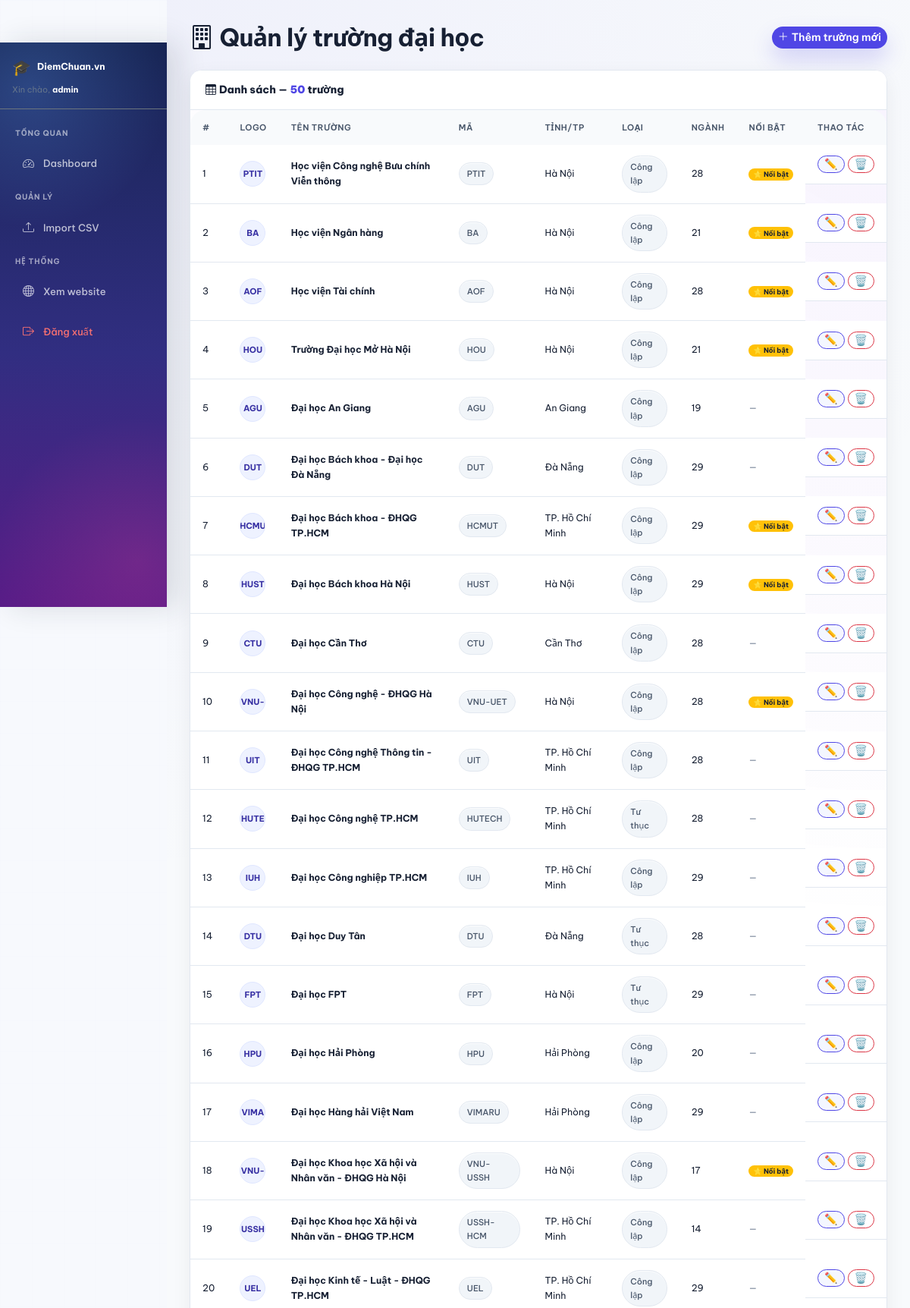
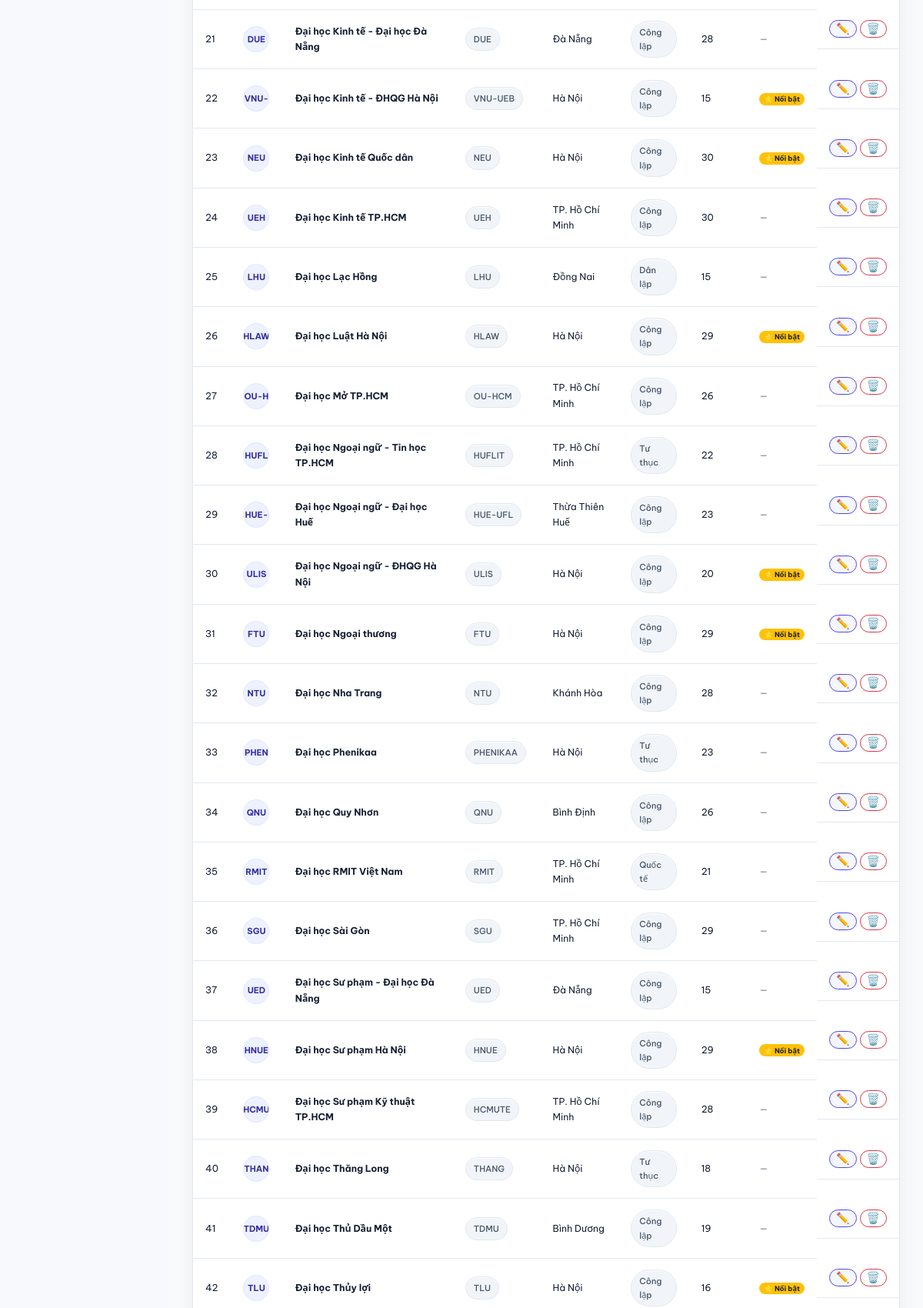
/admin/manage_universities.php (signed in, upper part), run on the app's committed database (2 pictures, top to bottom).
### tables this page shows
CREATE TABLE `universities` (
  `university_id` int(11) NOT NULL,
  `university_name` varchar(255) NOT NULL,
  `university_code` varchar(50) DEFAULT NULL,
  `province` varchar(100) DEFAULT NULL,
  `address` varchar(255) DEFAULT NULL,
  `website` varchar(255) DEFAULT NULL,
  `description` text DEFAULT NULL,
  `school_type` varchar(50) DEFAULT NULL,
  `is_featured` tinyint(1) DEFAULT 0,
  `logo` varchar(255) DEFAULT NULL
);

### includes/functions.php (called while the page is built, shortened)
<?php
require_once __DIR__.'/config.php';
function e(string $s):string{ return htmlspecialchars($s,ENT_QUOTES,'UTF-8'); }

### includes/config.php (called while the page is built, shortened)
<?php
function url(string $path = ''): string
{
    $path = ltrim($path, '/');
    return BASE_URL . '/' . $path;
}

### admin/manage_universities.php (the view, shortened to what this page needs)
<?php
require_once '../includes/functions.php';
require_once '../includes/header.php';
$db  = getDB();
$list = $db->query("SELECT u.*, COUNT(DISTINCT s.major_id) AS mcnt FROM universities u LEFT JOIN admission_scores s ON u.university_id=s.university_id GROUP BY u.university_id ORDER BY u.university_name")->fetchAll();
?>
<div class="admin-wrapper">
  <?php require_once '../includes/sidebar.php'; ?>
  <div class="admin-content">
    <div class="d-flex justify-content-between align-items-center mb-4">
      <h2 class="fw-bold mb-0"><i class="bi bi-building me-2"></i>Quản lý trường đại học</h2>
      <button class="btn btn-primary btn-sm" onclick="document.getElementById('fCard').classList.toggle('d-none')">
        <i class="bi bi-plus-lg me-1"></i>Thêm trường mới
      </button>
    </div>
    <div class="card">
      <div class="card-header"><i class="bi bi-table me-1"></i>Danh sách — <strong class="text-primary"><?= count($list) ?></strong> trường</div>
      <div class="table-responsive">
        <table class="table table-hover mb-0 align-middle small">
          <thead><tr><th>#</th><th>Logo</th><th>Tên trường</th><th>Mã</th><th>Tỉnh/TP</th><th>Loại</th><th>Ngành</th><th>Nổi bật</th><th>Thao tác</th></tr></thead>
          <tbody>
          <?php foreach ($list as $i => $u): ?>
          <tr>
            <td class="text-muted"><?= $i+1 ?></td>
            <td>
              <?php if ($u['logo']): ?>
              <img src="<?= url('uploads/'.$u['logo']) ?>" class="rounded" style="width:34px;height:34px;object-fit:cover">
              <?php else: ?>
              <div class="uni-logo" style="width:34px;height:34px;font-size:11px"><?= e(substr($u['university_code']??'?',0,4)) ?></div>
              <?php endif; ?>
            </td>
            <td><strong><?= e($u['university_name']) ?></strong></td>
            <td><span class="chip"><?= e($u['university_code'] ?? '—') ?></span></td>
            <td class="text-muted"><?= e($u['province'] ?? '') ?></td>
            <td><span class="chip"><?= e($u['school_type'] ?? '') ?></span></td>
            <td><?= $u['mcnt'] ?></td>
            <td><?= $u['is_featured'] ? '<span class="badge bg-warning text-dark">⭐ Nổi bật</span>' : '<span class="text-muted">—</span>' ?></td>
            <td class="d-flex gap-1">
              <a href="<?= url('admin/manage_universities.php?action=edit&id='.$u['university_id']) ?>" class="btn btn-sm btn-outline-primary py-0 px-2">✏️</a>
              <button class="btn btn-sm btn-outline-danger py-0 px-2"
                onclick="confirmDelete('<?= url('admin/manage_universities.php?action=delete&id='.$u['university_id']) ?>','<?= e(addslashes($u['university_name'])) ?>')">🗑️</button>
            </td>
          </tr>
          <?php endforeach; ?>
          </tbody>
        </table>
      </div>
    </div>
  </div>
</div>
<?php require_once '../includes/footer.php'; ?>

### data on the page
universities: university_code "PTIT", university_name "Học viện Công nghệ Bưu chính Viễn thông", province "Hà Nội", school_type "Công lập", mcnt "28", is_featured "⭐ Nổi bật"
universities: university_code "BA", university_name "Học viện Ngân hàng", province "Hà Nội", school_type "Công lập", mcnt "21", is_featured "⭐ Nổi bật"
universities: university_code "AOF", university_name "Học viện Tài chính", province "Hà Nội", school_type "Công lập", mcnt "28", is_featured "⭐ Nổi bật"
universities: university_code "HOU", university_name "Trường Đại học Mở Hà Nội", province "Hà Nội", school_type "Công lập", mcnt "21", is_featured "⭐ Nổi bật"
universities: university_code "AGU", university_name "Đại học An Giang", province "An Giang", school_type "Công lập", mcnt "19"
universities: university_code "DUT", university_name "Đại học Bách khoa - Đại học Đà Nẵng", province "Đà Nẵng", school_type "Công lập", mcnt "29"
universities: university_code "HCMU", university_name "Đại học Bách khoa - ĐHQG TP.HCM", university_code "HCMUT", province "TP. Hồ Chí Minh", school_type "Công lập", mcnt "29", is_featured "⭐ Nổi bật"
universities: university_code "HUST", university_name "Đại học Bách khoa Hà Nội", province "Hà Nội", school_type "Công lập", mcnt "29", is_featured "⭐ Nổi bật"
universities: university_code "CTU", university_name "Đại học Cần Thơ", province "Cần Thơ", school_type "Công lập", mcnt "28"
universities: university_code "VNU-", university_name "Đại học Công nghệ - ĐHQG Hà Nội", university_code "VNU-UET", province "Hà Nội", school_type "Công lập", mcnt "28", is_featured "⭐ Nổi bật"
universities: university_code "UIT", university_name "Đại học Công nghệ Thông tin - ĐHQG TP.HCM", province "TP. Hồ Chí Minh", school_type "Công lập", mcnt "28"
universities: university_code "HUTE", university_name "Đại học Công nghệ TP.HCM", university_code "HUTECH", province "TP. Hồ Chí Minh", school_type "Tư thục", mcnt "28"
universities: university_code "IUH", university_name "Đại học Công nghiệp TP.HCM", province "TP. Hồ Chí Minh", school_type "Công lập", mcnt "29"
universities: university_code "DTU", university_name "Đại học Duy Tân", province "Đà Nẵng", school_type "Tư thục", mcnt "28"
universities: university_code "FPT", university_name "Đại học FPT", province "Hà Nội", school_type "Tư thục", mcnt "29"
universities: university_code "HPU", university_name "Đại học Hải Phòng", province "Hải Phòng", school_type "Công lập", mcnt "20"
universities: university_code "VIMA", university_name "Đại học Hàng hải Việt Nam", university_code "VIMARU", province "Hải Phòng", school_type "Công lập", mcnt "29"
universities: university_code "VNU-", university_name "Đại học Khoa học Xã hội và Nhân văn - ĐHQG Hà Nội", university_code "VNU-USSH", province "Hà Nội", school_type "Công lập", mcnt "17", is_featured "⭐ Nổi bật"
universities: university_code "USSH", university_name "Đại học Khoa học Xã hội và Nhân văn - ĐHQG TP.HCM", university_code "USSH-HCM", province "TP. Hồ Chí Minh", school_type "Công lập", mcnt "14"
universities: university_code "UEL", university_name "Đại học Kinh tế - Luật - ĐHQG TP.HCM", province "TP. Hồ Chí Minh", school_type "Công lập", mcnt "29"
universities: university_code "DUE", university_name "Đại học Kinh tế - Đại học Đà Nẵng", province "Đà Nẵng", school_type "Công lập", mcnt "28"
universities: university_code "VNU-", university_name "Đại học Kinh tế - ĐHQG Hà Nội", university_code "VNU-UEB", province "Hà Nội", school_type "Công lập", mcnt "15", is_featured "⭐ Nổi bật"
universities: university_code "NEU", university_name "Đại học Kinh tế Quốc dân", province "Hà Nội", school_type "Công lập", mcnt "30", is_featured "⭐ Nổi bật"
universities: university_code "UEH", university_name "Đại học Kinh tế TP.HCM", province "TP. Hồ Chí Minh", school_type "Công lập", mcnt "30"
universities: university_code "LHU", university_name "Đại học Lạc Hồng", province "Đồng Nai", school_type "Dân lập", mcnt "15"
universities: university_code "HLAW", university_name "Đại học Luật Hà Nội", province "Hà Nội", school_type "Công lập", mcnt "29", is_featured "⭐ Nổi bật"
universities: university_code "OU-H", university_name "Đại học Mở TP.HCM", university_code "OU-HCM", province "TP. Hồ Chí Minh", school_type "Công lập", mcnt "26"
universities: university_code "HUFL", university_name "Đại học Ngoại ngữ - Tin học TP.HCM", university_code "HUFLIT", province "TP. Hồ Chí Minh", school_type "Tư thục", mcnt "22"
universities: university_code "HUE-", university_name "Đại học Ngoại ngữ - Đại học Huế", university_code "HUE-UFL", province "Thừa Thiên Huế", school_type "Công lập", mcnt "23"
universities: university_code "ULIS", university_name "Đại học Ngoại ngữ - ĐHQG Hà Nội", province "Hà Nội", school_type "Công lập", mcnt "20", is_featured "⭐ Nổi bật"
universities: university_code "FTU", university_name "Đại học Ngoại thương", province "Hà Nội", school_type "Công lập", mcnt "29", is_featured "⭐ Nổi bật"
universities: university_code "NTU", university_name "Đại học Nha Trang", province "Khánh Hòa", school_type "Công lập", mcnt "28"
universities: university_code "PHEN", university_name "Đại học Phenikaa", university_code "PHENIKAA", province "Hà Nội", school_type "Tư thục", mcnt "23"
universities: university_code "QNU", university_name "Đại học Quy Nhơn", province "Bình Định", school_type "Công lập", mcnt "26"
universities: university_code "RMIT", university_name "Đại học RMIT Việt Nam", province "TP. Hồ Chí Minh", school_type "Quốc tế", mcnt "21"
universities: university_code "SGU", university_name "Đại học Sài Gòn", province "TP. Hồ Chí Minh", school_type "Công lập", mcnt "29"
universities: university_code "UED", university_name "Đại học Sư phạm - Đại học Đà Nẵng", province "Đà Nẵng", school_type "Công lập", mcnt "15"
universities: university_code "HNUE", university_name "Đại học Sư phạm Hà Nội", province "Hà Nội", school_type "Công lập", mcnt "29", is_featured "⭐ Nổi bật"
universities: university_code "HCMU", university_name "Đại học Sư phạm Kỹ thuật TP.HCM", university_code "HCMUTE", province "TP. Hồ Chí Minh", school_type "Công lập", mcnt "28"
universities: university_code "THAN", university_name "Đại học Thăng Long", university_code "THANG", province "Hà Nội", school_type "Tư thục", mcnt "18"
universities: university_code "TDMU", university_name "Đại học Thủ Dầu Một", province "Bình Dương", school_type "Công lập", mcnt "19"
universities: university_code "TLU", university_name "Đại học Thủy lợi", province "Hà Nội", school_type "Công lập", mcnt "16", is_featured "⭐ Nổi bật"

### other printed values
$_SESSION['username'] "admin"
count($list) "50"
